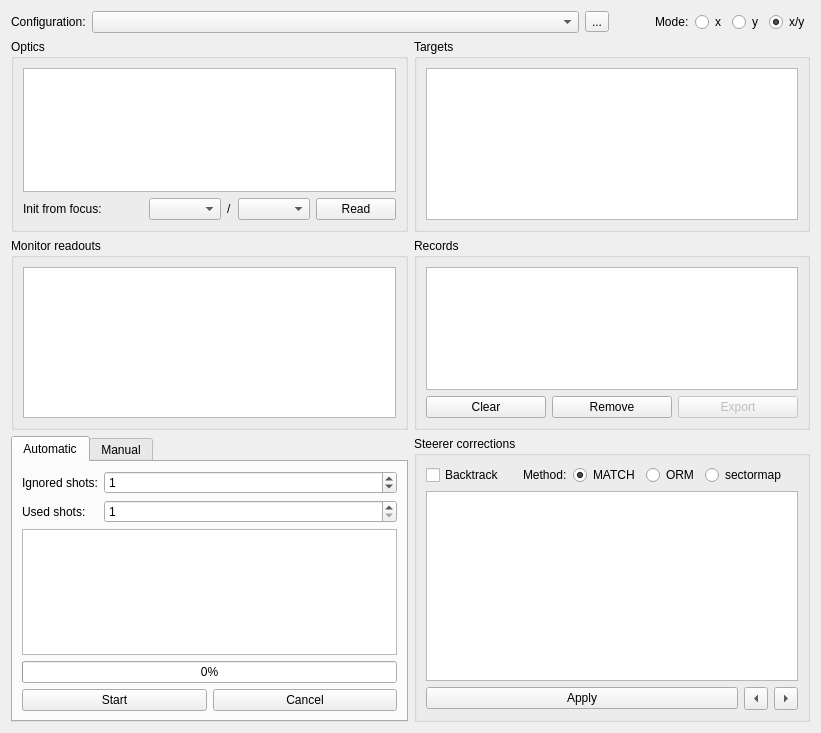
<?xml version="1.0" encoding="UTF-8"?>
<ui version="4.0">
 <class>OVM_Dialog</class>
 <widget class="QWidget" name="OVM_Dialog">
  <property name="geometry">
   <rect>
    <x>0</x>
    <y>0</y>
    <width>821</width>
    <height>733</height>
   </rect>
  </property>
  <property name="windowTitle">
   <string>Optic variation method (orbit flattening)</string>
  </property>
  <layout class="QGridLayout" columnstretch="1,1">
   <item row="0" column="0" colspan="2">
    <layout class="QHBoxLayout" name="_2" stretch="0,1,0,0,0,0,0,0">
     <item>
      <widget class="QLabel">
       <property name="text">
        <string>Configuration:</string>
       </property>
      </widget>
     </item>
     <item>
      <widget class="QComboBox" name="configComboBox">
       <property name="sizePolicy">
        <sizepolicy hsizetype="Expanding" vsizetype="Fixed">
         <horstretch>1</horstretch>
         <verstretch>0</verstretch>
        </sizepolicy>
       </property>
      </widget>
     </item>
     <item>
      <widget class="QToolButton" name="editConfigButton">
       <property name="text">
        <string>...</string>
       </property>
      </widget>
     </item>
     <item>
      <spacer>
       <property name="orientation">
        <enum>Qt::Horizontal</enum>
       </property>
       <property name="sizeHint" stdset="0">
        <size>
         <width>40</width>
         <height>20</height>
        </size>
       </property>
      </spacer>
     </item>
     <item>
      <widget class="QLabel">
       <property name="text">
        <string>Mode:</string>
       </property>
      </widget>
     </item>
     <item>
      <widget class="QRadioButton" name="modeXButton">
       <property name="text">
        <string>x</string>
       </property>
       <attribute name="buttonGroup">
        <string notr="true">buttongroup_xy</string>
       </attribute>
      </widget>
     </item>
     <item>
      <widget class="QRadioButton" name="modeYButton">
       <property name="text">
        <string>y</string>
       </property>
       <attribute name="buttonGroup">
        <string notr="true">buttongroup_xy</string>
       </attribute>
      </widget>
     </item>
     <item>
      <widget class="QRadioButton" name="modeXYButton">
       <property name="text">
        <string>x/y</string>
       </property>
       <property name="checked">
        <bool>true</bool>
       </property>
       <attribute name="buttonGroup">
        <string notr="true">buttongroup_xy</string>
       </attribute>
      </widget>
     </item>
    </layout>
   </item>
   <item row="6" column="1">
    <widget class="QGroupBox">
     <property name="title">
      <string>Steerer corrections</string>
     </property>
     <layout class="QVBoxLayout" name="gridLayout_2">
      <item>
       <layout class="QHBoxLayout">
        <item>
         <widget class="QCheckBox" name="backtrackCheckBox">
          <property name="text">
           <string>Backtrack</string>
          </property>
         </widget>
        </item>
        <item>
         <spacer name="horizontalSpacer_2">
          <property name="orientation">
           <enum>Qt::Horizontal</enum>
          </property>
          <property name="sizeHint" stdset="0">
           <size>
            <width>40</width>
            <height>20</height>
           </size>
          </property>
         </spacer>
        </item>
        <item>
         <widget class="QLabel">
          <property name="text">
           <string>Method:</string>
          </property>
         </widget>
        </item>
        <item>
         <widget class="QRadioButton" name="methodMatchButton">
          <property name="text">
           <string>MATCH</string>
          </property>
          <property name="checked">
           <bool>true</bool>
          </property>
          <attribute name="buttonGroup">
           <string notr="true">buttongroup_method</string>
          </attribute>
         </widget>
        </item>
        <item>
         <widget class="QRadioButton" name="methodORMButton">
          <property name="text">
           <string>ORM</string>
          </property>
          <attribute name="buttonGroup">
           <string notr="true">buttongroup_method</string>
          </attribute>
         </widget>
        </item>
        <item>
         <widget class="QRadioButton" name="methodSectormapButton">
          <property name="text">
           <string>sectormap</string>
          </property>
          <attribute name="buttonGroup">
           <string notr="true">buttongroup_method</string>
          </attribute>
         </widget>
        </item>
        <item>
         <spacer>
          <property name="orientation">
           <enum>Qt::Horizontal</enum>
          </property>
          <property name="sizeHint" stdset="0">
           <size>
            <width>40</width>
            <height>20</height>
           </size>
          </property>
         </spacer>
        </item>
       </layout>
      </item>
      <item>
       <widget class="TableView" name="resultsTable">
        <property name="focusPolicy">
         <enum>Qt::ClickFocus</enum>
        </property>
       </widget>
      </item>
      <item>
       <layout class="QHBoxLayout" name="horizontalLayout_3">
        <item>
         <widget class="QPushButton" name="applyButton">
          <property name="text">
           <string>Apply</string>
          </property>
         </widget>
        </item>
        <item>
         <widget class="QToolButton" name="prevButton">
          <property name="text">
           <string>...</string>
          </property>
          <property name="arrowType">
           <enum>Qt::LeftArrow</enum>
          </property>
         </widget>
        </item>
        <item>
         <widget class="QToolButton" name="nextButton">
          <property name="text">
           <string>...</string>
          </property>
          <property name="arrowType">
           <enum>Qt::RightArrow</enum>
          </property>
         </widget>
        </item>
       </layout>
      </item>
     </layout>
    </widget>
   </item>
   <item row="6" column="0">
    <widget class="QTabWidget" name="tabWidget">
     <property name="currentIndex">
      <number>0</number>
     </property>
     <widget class="QWidget" name="tab_2">
      <attribute name="title">
       <string>Automatic</string>
      </attribute>
      <layout class="QGridLayout" name="gridLayout_5">
       <item row="1" column="0">
        <widget class="QPlainTextEdit" name="logEdit">
         <property name="tabChangesFocus">
          <bool>true</bool>
         </property>
         <property name="readOnly">
          <bool>true</bool>
         </property>
        </widget>
       </item>
       <item row="3" column="0">
        <layout class="QHBoxLayout" name="horizontalLayout_2">
         <item>
          <widget class="QPushButton" name="startProcedureButton">
           <property name="text">
            <string>Start</string>
           </property>
          </widget>
         </item>
         <item>
          <widget class="QPushButton" name="abortProcedureButton">
           <property name="text">
            <string>Cancel</string>
           </property>
          </widget>
         </item>
        </layout>
       </item>
       <item row="2" column="0">
        <widget class="QProgressBar" name="progressBar">
         <property name="value">
          <number>0</number>
         </property>
        </widget>
       </item>
       <item row="0" column="0">
        <layout class="QFormLayout" name="formLayout">
         <item row="0" column="0">
          <widget class="QLabel">
           <property name="text">
            <string>Ignored shots:</string>
           </property>
          </widget>
         </item>
         <item row="0" column="1">
          <widget class="QSpinBox" name="numIgnoredSpinBox">
           <property name="value">
            <number>1</number>
           </property>
          </widget>
         </item>
         <item row="1" column="0">
          <widget class="QLabel">
           <property name="text">
            <string>Used shots:</string>
           </property>
          </widget>
         </item>
         <item row="1" column="1">
          <widget class="QSpinBox" name="numUsedSpinBox">
           <property name="minimum">
            <number>1</number>
           </property>
          </widget>
         </item>
        </layout>
       </item>
      </layout>
     </widget>
     <widget class="QWidget" name="manualTabWidget">
      <attribute name="title">
       <string>Manual</string>
      </attribute>
      <layout class="QGridLayout" name="gridLayout_3">
       <item row="0" column="0">
        <layout class="QHBoxLayout" name="horizontalLayout_4">
         <item>
          <widget class="QComboBox" name="opticComboBox"/>
         </item>
         <item>
          <widget class="QPushButton" name="setOpticButton">
           <property name="text">
            <string>Set optic</string>
           </property>
          </widget>
         </item>
        </layout>
       </item>
       <item row="1" column="0">
        <layout class="QGridLayout" name="gridLayout">
         <item row="1" column="0">
          <widget class="QPushButton" name="updateButton">
           <property name="text">
            <string>Update</string>
           </property>
          </widget>
         </item>
         <item row="1" column="2">
          <widget class="QPushButton" name="fitButton">
           <property name="text">
            <string>Fit</string>
           </property>
          </widget>
         </item>
         <item row="1" column="1">
          <widget class="QPushButton" name="recordButton">
           <property name="text">
            <string>Record</string>
           </property>
          </widget>
         </item>
        </layout>
       </item>
      </layout>
     </widget>
    </widget>
   </item>
   <item row="2" column="1">
    <widget class="QGroupBox">
     <property name="title">
      <string>Records</string>
     </property>
     <layout class="QGridLayout" name="gridLayout_6">
      <item row="1" column="0">
       <widget class="QPushButton" name="clearRecordsButton">
        <property name="text">
         <string>Clear</string>
        </property>
       </widget>
      </item>
      <item row="1" column="1">
       <widget class="QPushButton" name="removeRecordsButton">
        <property name="text">
         <string>Remove</string>
        </property>
       </widget>
      </item>
      <item row="1" column="2">
       <widget class="QPushButton" name="exportRecordsButton">
        <property name="enabled">
         <bool>false</bool>
        </property>
        <property name="text">
         <string>Export</string>
        </property>
       </widget>
      </item>
      <item row="0" column="0" colspan="3">
       <widget class="TableView" name="recordsTable">
        <property name="focusPolicy">
         <enum>Qt::ClickFocus</enum>
        </property>
       </widget>
      </item>
     </layout>
    </widget>
   </item>
   <item row="1" column="1">
    <widget class="QGroupBox">
     <property name="title">
      <string>Targets</string>
     </property>
     <layout class="QVBoxLayout">
      <item>
       <widget class="TableView" name="targetsTable">
        <property name="focusPolicy">
         <enum>Qt::ClickFocus</enum>
        </property>
       </widget>
      </item>
     </layout>
    </widget>
   </item>
   <item row="1" column="0">
    <widget class="QGroupBox">
     <property name="title">
      <string>Optics</string>
     </property>
     <layout class="QGridLayout" columnstretch="0,0,0">
      <item row="1" column="1">
       <layout class="QHBoxLayout" name="horizontalLayout">
        <item>
         <widget class="QLabel">
          <property name="text">
           <string>Init from focus:</string>
          </property>
         </widget>
        </item>
        <item>
         <spacer name="horizontalSpacer">
          <property name="orientation">
           <enum>Qt::Horizontal</enum>
          </property>
          <property name="sizeHint" stdset="0">
           <size>
            <width>40</width>
            <height>20</height>
           </size>
          </property>
         </spacer>
        </item>
        <item>
         <widget class="QComboBox" name="read1stFocusComboBox"/>
        </item>
        <item>
         <widget class="QLabel">
          <property name="text">
           <string>/</string>
          </property>
         </widget>
        </item>
        <item>
         <widget class="QComboBox" name="read2ndFocusComboBox"/>
        </item>
       </layout>
      </item>
      <item row="1" column="2">
       <widget class="QPushButton" name="readFocusButton">
        <property name="text">
         <string>Read</string>
        </property>
       </widget>
      </item>
      <item row="0" column="1" colspan="2">
       <widget class="TableView" name="opticsTable"/>
      </item>
     </layout>
    </widget>
   </item>
   <item row="2" column="0">
    <widget class="QGroupBox">
     <property name="title">
      <string>Monitor readouts</string>
     </property>
     <layout class="QGridLayout" name="gridLayout_4">
      <item row="0" column="0">
       <widget class="TableView" name="monitorTable"/>
      </item>
     </layout>
    </widget>
   </item>
  </layout>
 </widget>
 <customwidgets>
  <customwidget>
   <class>TableView</class>
   <extends>QTableView</extends>
   <header>madgui/widget/tableview.h</header>
  </customwidget>
 </customwidgets>
 <resources/>
 <connections/>
 <buttongroups>
  <buttongroup name="buttongroup_method"/>
  <buttongroup name="buttongroup_xy"/>
 </buttongroups>
</ui>
